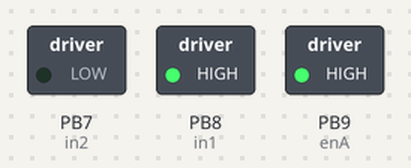
Recording of a sketch running on a simulated STM32 Blue Pill. On the bench: switched loads named in the sketch (green lamp = pin HIGH).

Above: at 0.1 s.
Timing chart, 0 to 1.6 s (numbered marks = the images above):
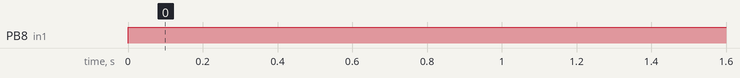

Measured:
- by itself, PB8 (in1): LOW → HIGH at 0.00 s

The sketch:

DN15_Motorized_Ball_Valve_with_L293D.ino
```cpp
// Motor A connections
int enA = PB9;
int in1 = PB8;
int in2 = PB7;


void setup() {
  // Set all the motor control pins to outputs
  pinMode(enA, OUTPUT);
  pinMode(in1, OUTPUT);
  pinMode(in2, OUTPUT);


  // Turn off motors - Initial state
  digitalWrite(in1, LOW);
  digitalWrite(in2, LOW);
}

void loop() {
  OpenBallValve();
  delay(150000);
  CloseBallValve();
  delay(15000000);
}

void OpenBallValve() {
  // Set motors to maximum speed
  // For PWM maximum possible values are 0 to 255
  analogWrite(enA, 255);

  // Open ball valve
  digitalWrite(in1, HIGH);
  digitalWrite(in2, LOW);
}

void CloseBallValve() {
  // Set motors to maximum speed
  // For PWM maximum possible values are 0 to 255
  analogWrite(enA, 255);

  // Close ball valve
  digitalWrite(in1, LOW);
  digitalWrite(in2, HIGH);
}

void TurnOffBallValve() {
  // Turn off ball valve
  digitalWrite(in1, LOW);
  digitalWrite(in2, LOW);
}
```
